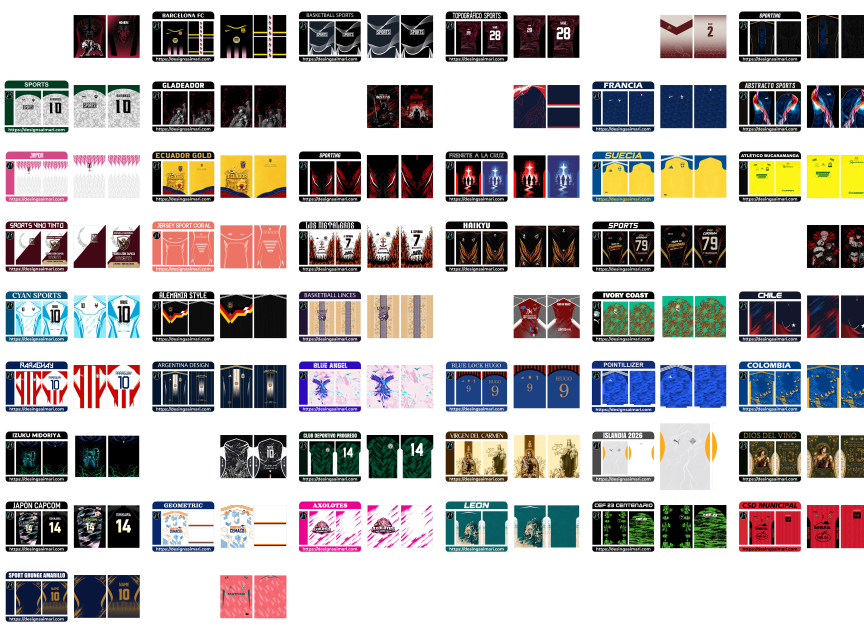
#> input picture data/revision_contact_sheet.png, 2590 x 1900 px (shown at 1/3 size)
$ python -i search_engine_hito2.py   (imports and definitions only)
#> lines starting #> are read from the running program, lines starting #| are printed output that depends on the picture
# -*- coding: utf-8 -*-
"""
search_engine_hito2.py
----------------------
SALA 3 - Hito 2: Motor mejorado y reranking del Top 5.

El Hito 1 (api/search_engine.py) devuelve los 5 candidatos más cercanos
según CLIP. El problema observado es que el Top 1 suele ser correcto, pero
el Top 2-5 a veces son matemáticamente cercanos en el espacio de CLIP y
visualmente irrelevantes para una persona (por ejemplo, mismos colores pero
diseño distinto, o diseño distinto con misma estructura).

Para solucionarlo, este módulo NO reemplaza el Hito 1: lo usa como capa
base y le agrega una capa de reranking visual. El pipeline es:

1) RECUPERACIÓN AMPLIA: pedimos más candidatos de los que vamos a devolver
   (p.ej. 30 en vez de 5). Así el reranking no se queda ciego: si el diseño
   correcto quedó en el puesto 12 del ranking de CLIP, todavía puede subir.

2) RERANKING VISUAL (múltiples criterios, pesos en constantes para probar):
   a) COLOR GLOBAL: histograma HSV de la imagen completa. El color es un
      atributo que CLIP promedia en todo el espacio de la imagen y puede
      "esconder"; la comparación directa de histogramas refuerza la
      similitud percibida por una persona.
   b) COLOR POR REGIONES (frente/espalda): el banco tiene una estructura
      consistente (frente a la izquierda, espalda a la derecha, ver
      data/informe_formatos.txt). Se divide cada imagen en dos mitades y se
      compara el histograma de cada mitad por separado. Así un diseño con el
      frente parecido pero espalda distinta no gana solo por el promedio.
   c) ESTRUCTURA / DISTRIBUCIÓN DEL PATRÓN: comparación en escala de grises
      a baja resolución (32x32). Captura la "forma" del diseño
      independiente del color: dos versiones recoloreadas del mismo diseño
      quedan cerca, mientras que un diseño distinto con los mismos colores
      se aleja.

3) SCORE PONDERADO: combinamos el score de embeddings (CLIP) con los scores
   de color y estructura con pesos ajustables (constantes al inicio del
   archivo). Los pesos se calibraron y pueden re-ajustarse con las 50
   consultas de la evaluación (scripts/generar_consultas_prueba.py +
   scripts/compare_hito1_hito2.py).

4) UMBRAL DINÁMICO: en vez de forzar siempre 5 resultados, descartamos los
   candidatos que quedan demasiado por debajo del mejor. Si no hay suficiente
   calidad, se devuelven menos resultados (prefiero pocos y buenos a 5 con
   "relleno").

Nota sobre las imágenes del catálogo: se leen con PIL (no con cv2.imread)
porque cv2.imread falla con rutas que contienen caracteres no-ASCII (p.ej.
la carpeta "Imágenes" del perfil de Windows), lo que dejaba score_color en 0.
"""

import os

import cv2
import numpy as np
from PIL import Image

from api.search_engine import DATADIR, search_similar

# ── PESOS DEL SCORE FINAL (probar, no asumir) ────────────────────────────
# Score_final = PESO_EMBEDDING*CLIP + PESO_COLOR_GLOBAL*color +
#               PESO_COLOR_FRENTE*frente + PESO_COLOR_ESPALDA*espalda +
#               PESO_ESTRUCTURA*estructura
PESO_EMBEDDING    = 0.55   # el embedding sigue mandando (es lo más informativo)
PESO_COLOR_GLOBAL = 0.15   # paleta global percibida por una persona
PESO_COLOR_FRENTE = 0.10   # región izquierda (frente en el banco)
PESO_COLOR_ESPALDA= 0.10   # región derecha (espalda en el banco)
PESO_ESTRUCTURA   = 0.10   # distribución del patrón en grises (robusto al color)

# Margen de corte dinámico: se descartan candidatos cuyo score_final quede
# más de este valor por debajo del mejor resultado
MARGEN_CORTE = 0.35

# Carpeta donde viven las imágenes reales del catálogo para el reranking.
# Hito 2 (integración Sala 4): los embeddings del motor se generan sobre las
# imágenes NORMALIZADAS de Sala 1 (data/images_normalized/), por lo que el
# color/estructura debe calcularse sobre la MISMA imagen que produjo el
# vector (coherencia entre el score de CLIP y los descriptores visuales).
CARPETA_IMAGENES = os.path.join(DATADIR, "images_normalized")

# Índice CLIP del Hito 2: generado por Sala 4 sobre data/images_normalized/
# (scripts/generar_indices_comparativos.py). Igual modelo que el Hito 1
# (openai/clip-vit-base-patch32), pero sobre el banco limpio, por lo que un
# query "sin marco" o preparado por Sala 2 encuentra mejor su diseño.
INDICE_NORMALIZADO = os.path.join(DATADIR, "embeddings_clip.npy")
IDS_NORMALIZADO = os.path.join(DATADIR, "ids.npy")

# Resolución de la comparación estructural (baja = robusta a detalles)
TAM_ESTRUCTURA = 32

# Cache de descriptores: cada imagen real se lee y procesa una sola vez por
# proceso. Con un catálogo fijo de 1000 imágenes esto evita re-leer el
# archivo en cada consulta y acelera mucho la evaluación con 50 queries.
_cache_descriptores = {}

# Cache del índice normalizado (Sala 4): (embeddings, ids, df_productos)
_indice_h2 = None


# ─────────────────────────────────────────────
# LECTURA Y DESCRIPTORES
# ─────────────────────────────────────────────

# [41 lines left out: functions _leer_bgr_desde_ruta, _a_imagen_bgr, not called in this run]


def _histograma_hsv(bgr):
    """
    Calcula el histograma HSV normalizado de una imagen BGR.
    El espacio HSV separa el color (H/S) del brillo (V), por eso responde
    mejor que RGB a "la paleta de colores del diseño", que es lo que una
    persona percibe primero en una camiseta.
    """
    if bgr is None or bgr.size == 0:
        return None

    # Si llegó una imagen en escala de grises (1 canal), la repetimos a BGR
    if bgr.ndim == 2:
        bgr = cv2.cvtColor(bgr, cv2.COLOR_GRAY2BGR)

    hsv = cv2.cvtColor(bgr, cv2.COLOR_BGR2HSV)

    # 8 bins por canal: un balance entre granularidad y ruido. Si pusiéramos
    # 256 bins, dos fotos del mismo diseño con distinta iluminación darían
    # histogramas "distintos"; con pocos bins se captura la paleta global.
    histograma = cv2.calcHist(
        [hsv], [0, 1, 2], None,
        [8, 8, 8], [0, 180, 0, 256, 0, 256],
    )

    # Normalizar para que la comparación no dependa del tamaño/resolución
    cv2.normalize(histograma, histograma, 0, 1, cv2.NORM_MINMAX)
    return histograma


# [288 lines left out: functions _mitades_bgr, _estructura_gris, _correlacion_estructura, _sim_color, _descriptores_de_archivo, cargar_indice_normalizado and 2 more, not called in this run]

>>> import cv2
>>> picture = cv2.imread('../data/revision_contact_sheet.png', cv2.IMREAD_GRAYSCALE)
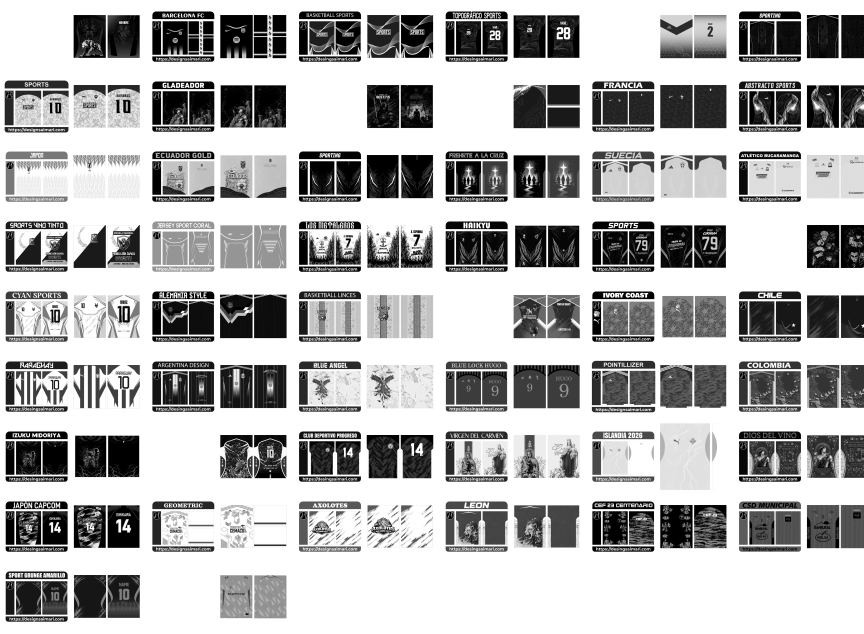
#> picture: shape (1900, 2590) (shown at 1/3 size); min 0, max 255, mean 180.9
>>> result = _histograma_hsv(picture)
#> in _histograma_hsv, `hsv = cv2.cvtColor(bgr, cv2.COLOR_BGR2HSV)`: hsv: shape (1900, 2590, 3); mean H, S, V 0, 0, 180.9
